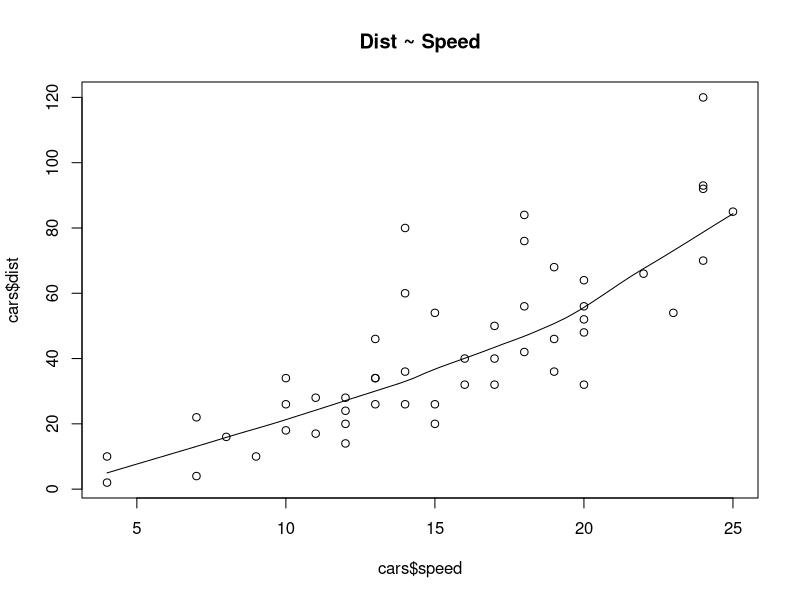
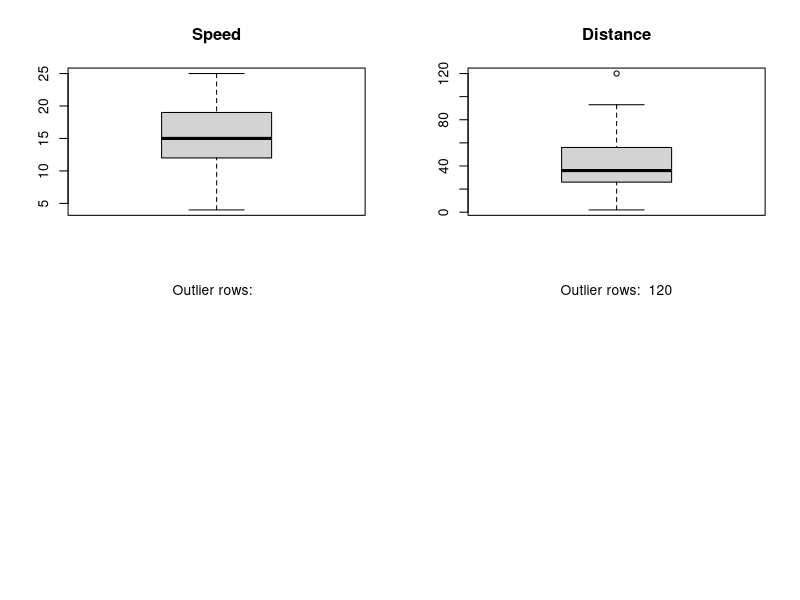
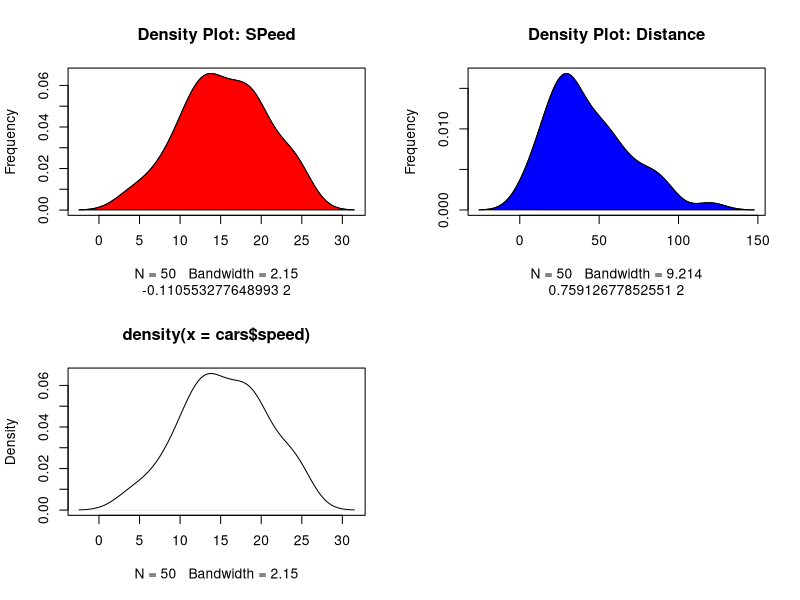

Recreate these plots in R, in order.
head(cars) #built in dataset
dim(cars)
summary(cars)

scatter.smooth(x = cars$speed, y = cars$dist, main = "Dist ~ Speed") # scatterplot

#Boxplot
par(mfrow = c(2,2)) #divide graph area in 2 colums
boxplot(cars$speed, main = "Speed", sub = paste("Outlier rows: ", boxplot.stats(cars$speed)$out))
boxplot(cars$dist, main = "Distance", sub = paste("Outlier rows: ", boxplot.stats(cars$dist)$out))

#install.packages("e1071")
library(e1071)
par(mfrow = c(2,2)) # divide graph area in 2 columns
plot(density(cars$speed), main = "Density Plot: SPeed", ylab = "Frequency", sub = paste(e1071::skewness(cars$speed),2)) #density plot for speed
polygon(density(cars$speed), col = "red")
plot(density(cars$dist), main = "Density Plot: Distance", ylab = "Frequency", sub = paste(e1071::skewness(cars$dist),2)) #density plot for dist
polygon(density(cars$dist), col = "blue")

cor(cars$speed, cars$dist) # the closer to Juan the better

linearMod <- lm(dist ~ speed, data = cars) #x and y would be two columns in the karz 
print(linearMod)

summary(linearMod)

plot(density(cars$speed))